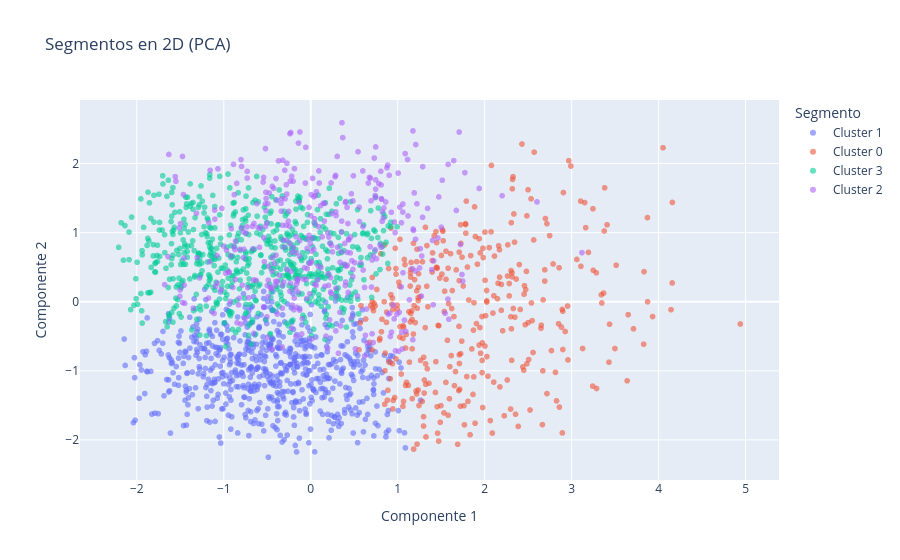

The cell this chart's notebook holds for it:
### Markdown cell above
### Ejercicio D4 · Ver los segmentos en 2D

Resuman las cuatro variables estandarizadas (`Xs`, de D2) en **dos componentes principales** con PCA
y dibujen un gráfico de dispersión coloreado por segmento. ¿Se ven separados los grupos? ¿Qué cuidado hay
que tener al leer esos ejes?

### Code cell
from sklearn.decomposition import PCA

Z = PCA(n_components=2).fit_transform(Xs)   # resumimos las 4 variables en 2 coordenadas para poder graficar
px.scatter(x=Z[:, 0], y=Z[:, 1], color=segmentos['Cluster'], opacity=0.6,
           title='Segmentos en 2D (PCA)',
           labels={'x': 'Componente 1', 'y': 'Componente 2', 'color': 'Segmento'})

### Figure 1 — Plotly figure (JSON) as saved in the notebook; plotly's stock layout.template omitted (floating-point values rounded to 4 significant figures; data arrays with more than 128 entries replaced by an {"elided": "..."} marker saying what was removed)
{"data": [{"hovertemplate": "Segmento=Cluster 1<br>Componente 1=%{x}<br>Componente 2=%{y}<extra></extra>", "legendgroup": "Cluster 1", "marker": {"color": "#636efa", "opacity": 0.6, "symbol": "circle"}, "mode": "markers", "name": "Cluster 1", "showlegend": true, "type": "scattergl", "x": {"elided": "663 float values"}, "xaxis": "x", "y": {"elided": "663 float values"}, "yaxis": "y"}, {"hovertemplate": "Segmento=Cluster 0<br>Componente 1=%{x}<br>Componente 2=%{y}<extra></extra>", "legendgroup": "Cluster 0", "marker": {"color": "#EF553B", "opacity": 0.6, "symbol": "circle"}, "mode": "markers", "name": "Cluster 0", "showlegend": true, "type": "scattergl", "x": {"elided": "345 float values"}, "xaxis": "x", "y": {"elided": "345 float values"}, "yaxis": "y"}, {"hovertemplate": "Segmento=Cluster 3<br>Componente 1=%{x}<br>Componente 2=%{y}<extra></extra>", "legendgroup": "Cluster 3", "marker": {"color": "#00cc96", "opacity": 0.6, "symbol": "circle"}, "mode": "markers", "name": "Cluster 3", "showlegend": true, "type": "scattergl", "x": {"elided": "607 float values"}, "xaxis": "x", "y": {"elided": "607 float values"}, "yaxis": "y"}, {"hovertemplate": "Segmento=Cluster 2<br>Componente 1=%{x}<br>Componente 2=%{y}<extra></extra>", "legendgroup": "Cluster 2", "marker": {"color": "#ab63fa", "opacity": 0.6, "symbol": "circle"}, "mode": "markers", "name": "Cluster 2", "showlegend": true, "type": "scattergl", "x": {"elided": "385 float values"}, "xaxis": "x", "y": {"elided": "385 float values"}, "yaxis": "y"}], "layout": {"legend": {"title": {"text": "Segmento"}, "tracegroupgap": 0}, "title": {"text": "Segmentos en 2D (PCA)"}, "xaxis": {"anchor": "y", "domain": [0.0, 1.0], "title": {"text": "Componente 1"}}, "yaxis": {"anchor": "x", "domain": [0.0, 1.0], "title": {"text": "Componente 2"}}}}
